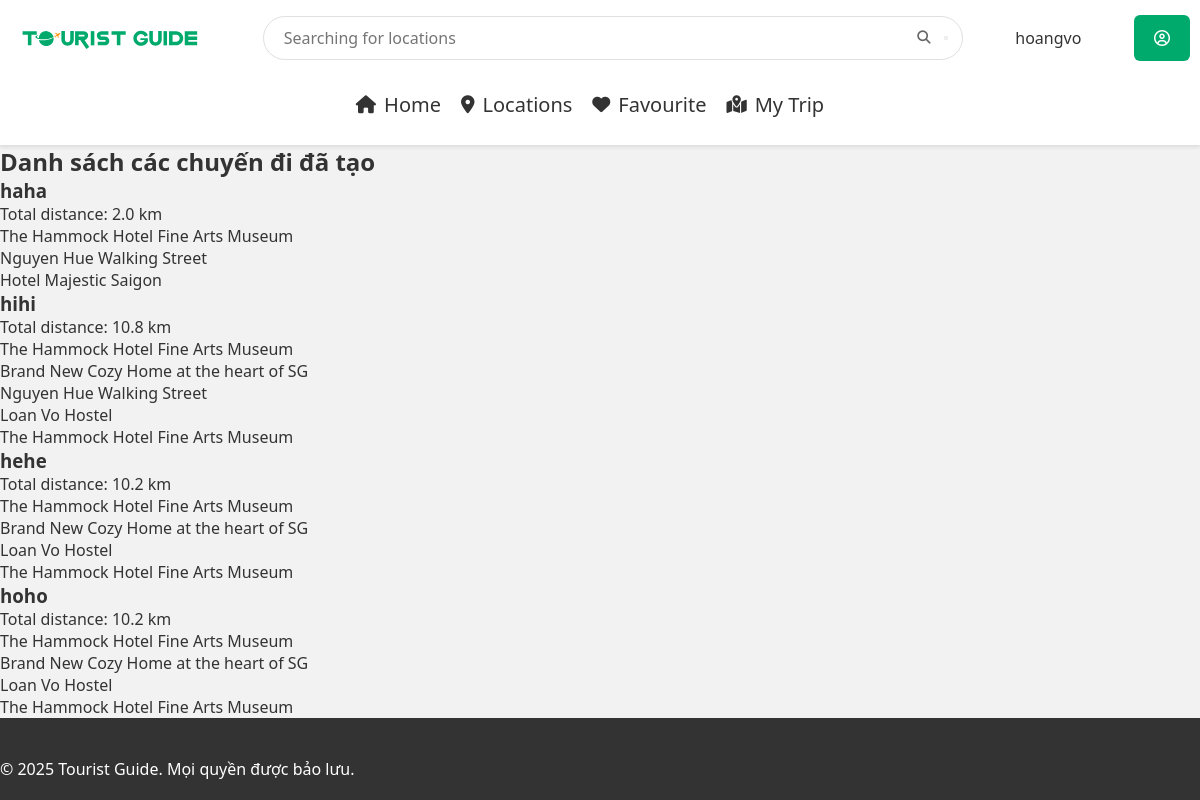
The app's page /my_trip/ (signed in), older data.
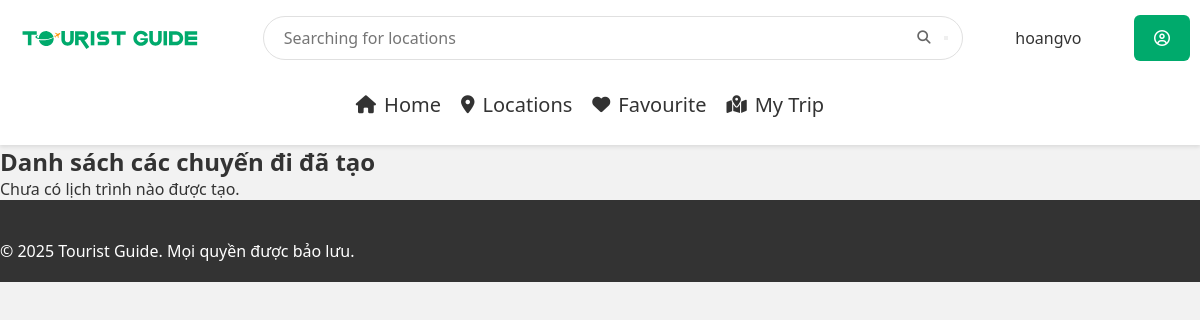
The same page, newer data.
### location/models.py (models this page shows, shortened)
class TripPath(models.Model):
    trip_list = models.ForeignKey(TripList, on_delete=models.CASCADE, related_name="trip_paths")
    path_name = models.CharField(max_length=255, default = "")
    locations_ordered = models.CharField(max_length = 255)
    total_distance = models.FloatField(null=True, blank=True)
    total_duration = models.FloatField(null=True, blank = True)
    created_at = models.DateTimeField(auto_now_add=True)

class Location(models.Model):
    loc = models.ForeignKey(Location_List, on_delete = models.CASCADE, null = True, blank = True)
    code = models.CharField(max_length=10, unique=True)
    location = models.CharField(max_length = 64)
    type = models.CharField(max_length=13, default = "")
    tags = models.TextField(default = "")
    rating = models.FloatField(default = 5)
    open_time = models.TimeField(default = time(0,0))
    close_time = models.TimeField(default = time(23,59))
    ticket_info = models.CharField(max_length = 100, default = "")
    address = models.CharField(max_length = 100, default = "")
    image_path = models.CharField(max_length=255, default='')
    description = models.TextField(default="")
    long_description = models.TextField(default="")
    coordinate = models.CharField(max_length = 40, default = "")

### location/views.py (the view, shortened to what this page needs)
# urls.py: path('my_trip/', views.my_trip, name = 'my_trip'),
@login_required
def my_trip(request):
    user = request.user
    trip_list_id = f"{user.username}-favourite"
    trip_list, _ = TripList.objects.get_or_create(id=trip_list_id, defaults={
        'user': user,
        'name': f"{user.username}'s Favourite Trip"
    })
    trip_paths = TripPath.objects.filter(trip_list=trip_list).order_by('created_at')
    all_ids = []
    parsed_trip_paths = []
    for path in trip_paths:
        try:
            loc_ids = json.loads(path.locations_ordered)
        except json.JSONDecodeError:
            loc_ids = []
        all_ids.extend(loc_ids)
        parsed_trip_paths.append({
            'path_name': path.path_name,
            'locations': loc_ids,
            'distance': round(path.total_distance / 1000, 1),
            'created_at': path.created_at
        })
    location_qs = Location.objects.filter(id__in=all_ids)
    location_map = {loc.id: loc.location for loc in location_qs}
    return render(request, 'my_trip/my_trip.html', {
        'trip_paths': parsed_trip_paths,
        'location_map': location_map
    })

### location/templatetags/custom_filters.py (called while the page is built)
@register.filter
def get_item(dictionary, key):
    return dictionary.get(key, "")

### location/templates/my_trip/my_trip.html (shortened to what this page needs)
{% extends 'layout/layout.html' %}
{% load static %}
{% load custom_filters %}
{% block body %}
  <h2>Danh sách các chuyến đi đã tạo</h2>
    {% if trip_paths %}
        {% for path in trip_paths %}
            <h3>{{ path.path_name }}</h3>
            <p>Total distance: {{ path.distance }} km</p>
            <ul>
                {% for loc_id in path.locations %}
                <li>{{ location_map|get_item:loc_id }}</li>
                {% endfor %}
            </ul>
        {% endfor %}
    {% else %}
        <p>Chưa có lịch trình nào được tạo.</p>
    {% endif %}
{% endblock %}

### location/templates/layout/layout.html (shortened to what this page needs)
{% load static %}
<!DOCTYPE html>
<html lang="en-US" lang="vi">
<head>
    <link rel="stylesheet" href="{% static 'css/layout.css' %}">
    <link rel="stylesheet" href="https://cdnjs.cloudflare.com/ajax/libs/font-awesome/6.5.0/css/all.min.css">
</head>
<body>
    <header>
        <div class="header-container">
            <div class="logo">
                <a href="https://github.com/howardVoxcan/Tourist_Guide">
                    <picture>
                        <img src="{% static 'img/logo-tourist-guide.svg' %}" alt="">
                    </picture>
                </a>
            </div>
            <div class="search-bar">
                <form method="get" action="{% url 'locations' %}">
                    <input
                        type="text"
                        name="search"
                        placeholder="Searching for locations"
                        value="{{ current_filters.search|default_if_none:'' }}"
                    >
                    <button class="search-icon" type="submit">
                        <i class="fas fa-search search-icon"></i>
                    </button>
                </form>
            </div>
            {% if not user.is_authenticated %}
            <div class="nav-buttons">
                <a href="{% url 'login' %}"><button class="nav-button secondary">Đăng Nhập</button></a>
                <a href="{% url 'register'%}"><button class="nav-button primary">Đăng Ký</button></a>
            </div>
            {% else %}
            {{user.username}}
            <div class="dropdown">
                <button class="dropbtn"><i class="far fa-user-circle"></i></button>
            </div>
            {% endif %}
        </div>
        <ul class="nav-tabs">
            <li><a href="{% url 'homepage' %}"><i class="fa fa-home"></i>Home</a></li>
            <li><a href="{% url 'locations' %}"><i class="fas fa-map-marker-alt"></i>Locations</a></li>
            <li><a href="{% url 'favourite' %}"><i class="fas fa-heart"></i>Favourite</a></li>
            <li><a href="{% url 'my_trip' %}"><i class="fas fa-map-marked-alt"></i>My Trip</a></li>
        </ul>
    </header>
    {% block body %}
    {% endblock %}
    <footer>
        <p>&copy; 2025 Tourist Guide. Mọi quyền được bảo lưu.</p>
    </footer>
</body>
</html>

### location/static/css/layout.css (style rules this page uses)
* { margin: 0; padding: 0; box-sizing: border-box; font-family: 'Segoe UI', Tahoma, Geneva, Verdana, sans-serif; }
html, body { width: 100%; height: 100%; overflow-x: hidden; }
body { background-color: #f2f2f2; color: #333; min-height: 100vh; }
header { background-color: white; padding: 15px 0; box-shadow: 0 2px 4px rgba(0, 0, 0, 0.1); position: sticky; top: 0; z-index: 100; width: 100%; }
.header-container { max-width: 1200px; height: auto; margin: 0 auto; margin-bottom: 20px; display: flex; align-items: center; justify-content: space-between; padding: 0 10px; flex-wrap: nowrap; }
picture { display: block; }
.logo a, .logo picture { width: 200px; height: auto; padding: 50px auto; display: flex; align-items: center; }
.search-bar { flex: 1; max-width: 700px; margin-top: 0; position: relative; align-items: center; }
.search-bar input { display: flex; width: 100%; padding: 10px 20px; border: 1px solid #e0e0e0; border-radius: 24px; font-size: 16px; outline: none; }
.search-icon { position: absolute; right: 15px; top: 50%; transform: translateY(-50%); color: #666; }
.dropdown { position: relative; display: inline-block; }
.dropbtn { background-color: #00aa6c; color: white; padding: 12px 20px; font-size: 16px; border: none; border-radius: 6px; cursor: pointer; }
.nav-tabs { display: flex; flex: 1; list-style: none; justify-content: center; }
.nav-tabs li { margin-right: 20px; white-space: nowrap; font-size: 20px; }
.nav-tabs a { display: flex; align-items: center; color: #333; text-decoration: none; font-weight: 500; padding: 10px 0; border-bottom: 2px solid transparent; }
.nav-tabs i { margin-right: 8px; font-size: 18px; }
footer { background-color: #333; color: white; padding: 40px 0 20px; }

Row changes from the older to the newer data that the page shows:
removed TripPath: path_name "haha"
no longer on this page (row edited): Location: location "The Hammock Hotel Fine Arts Museum"
no longer on this page (row edited): Location: location "Nguyen Hue Walking Street"
no longer on this page (row edited): Location: location "Hotel Majestic Saigon", shown under "haha"
removed TripPath: path_name "hihi"
no longer on this page (row edited): Location: location "Brand New Cozy Home at the heart of SG"
no longer on this page (row edited): Location: location "Loan Vo Hostel"
removed TripPath: path_name "hehe"
removed TripPath: path_name "hoho"
Text that changed along with them:
text now shown: "Chưa có lịch trình nào được tạo."
list line gone: "Total distance: 2.0 km"
list line gone: "Total distance: 10.8 km"
list line gone: "Total distance: 10.2 km"
